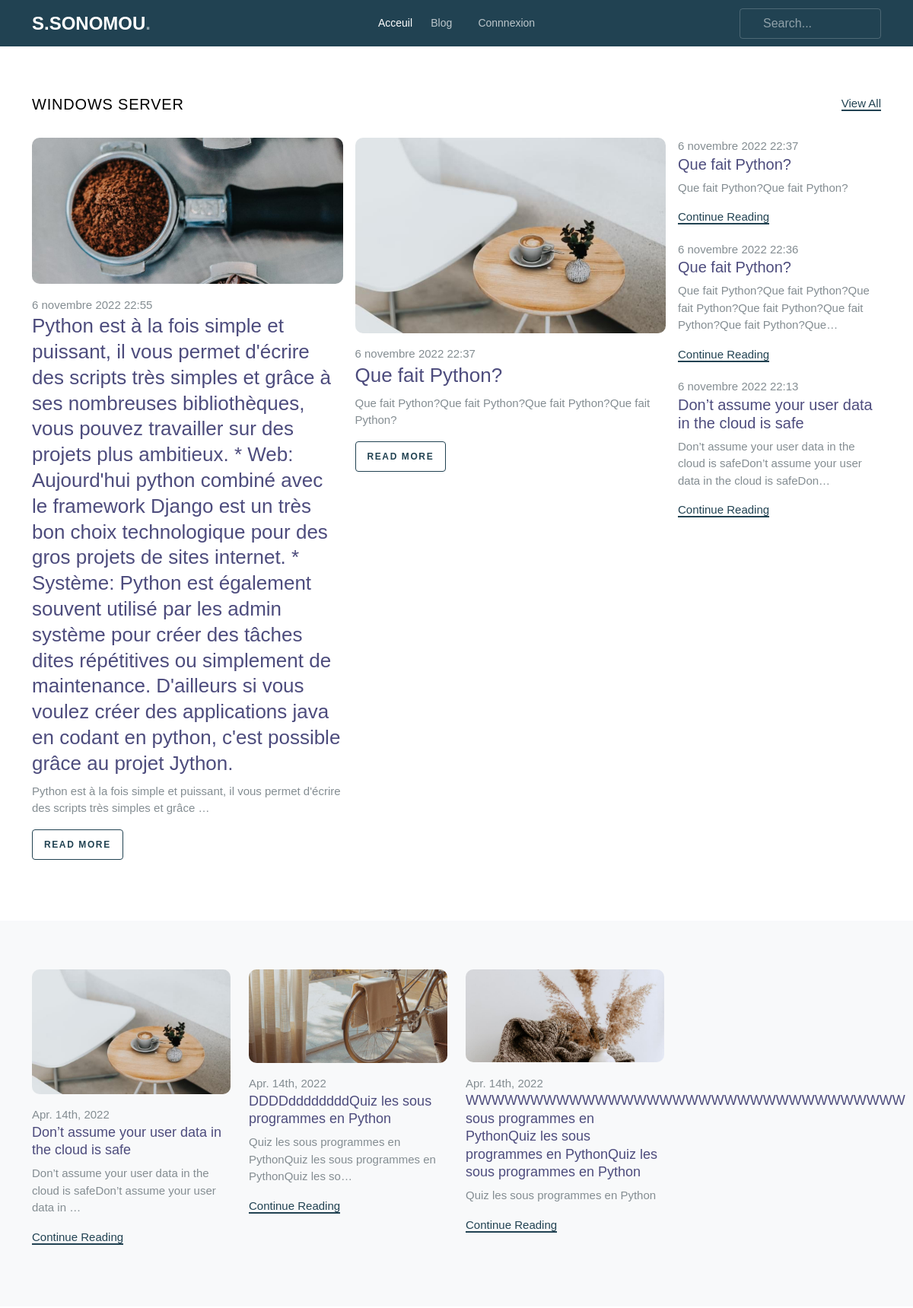
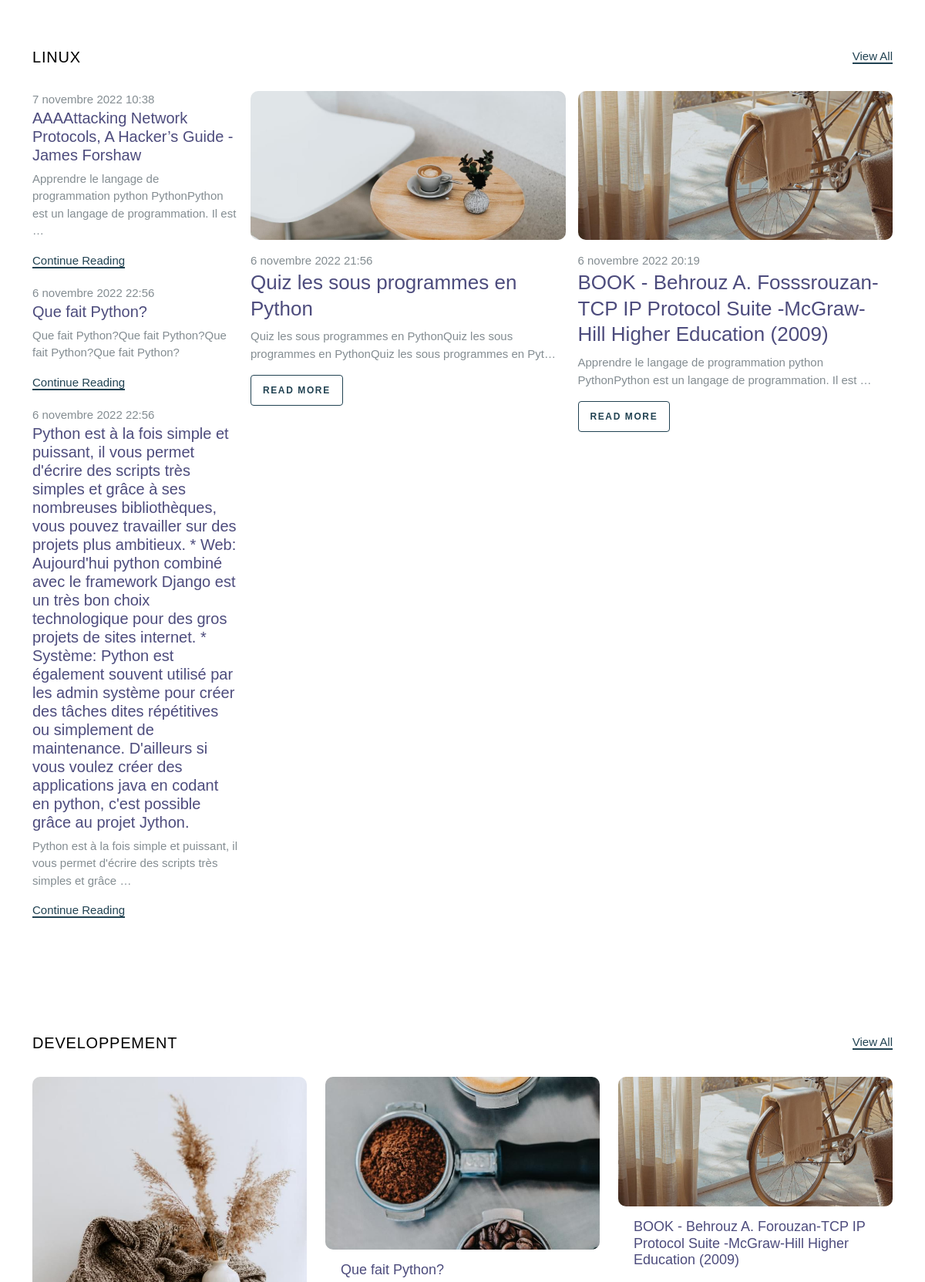
The page / (upper part) on the database its author committed (2 pictures, top to bottom).
### main/models.py (models this page shows, shortened)
class BaseModel(models.Model):
    uid=models.UUIDField(primary_key=True,default=uuid.uuid4,editable=False)
    created=models.DateField(auto_now_add=True,blank=True,null=True,verbose_name='Create date')
    updated=models.DateTimeField(auto_now=True,verbose_name='Update date')
    class Meta:
        abstract=True

class Article(BaseModel):
    CHOIX_CATEGORIE=(
        ('Developpement','Developpement'),
        ('Linux', 'Linux'),
        ('Windows Server', 'Windows Server'),
    )
    titre = models.CharField(max_length=1000, verbose_name='Titre')
    slug = models.SlugField(max_length=200, verbose_name='Slug')
    body = models.TextField(blank=True, null=True, verbose_name="Resume")
    description=QuillField(blank=True,null=True,verbose_name='Description')
    image = models.ImageField(upload_to='articles_images', blank=True, null=True, name="image", verbose_name='Image')
    bg = models.ImageField(upload_to='articles_images', blank=True, null=True)
    auteur = models.ForeignKey(CustomUser, on_delete=models.SET_NULL, blank=True, null=True, verbose_name='Auteur')
    categorie1=models.CharField(choices=CHOIX_CATEGORIE,default="Developpement",max_length=200,blank=True,null=True)
    categorie = models.ForeignKey(Categorie, on_delete=models.SET_NULL, null=True, blank=True,
                                  related_name='fk_categorie',
                                  verbose_name='Categorie')
    statut = models.BooleanField(default=False, verbose_name="Statut")
    class Meta:
        ordering = ['-created']
        verbose_name = "Article"

### main/views.py (the view)
# urls.py: path('', index, name='index'),
def index(request):
    recent_windows1=Article.objects.filter(categorie1='Windows Server').filter(statut=True).order_by('-updated')[:2]
    recent_windows2=Article.objects.filter(categorie1='Windows Server').filter(statut=True).order_by('-updated')[2:5]
    recent_windows3=Article.objects.filter(categorie1='Windows Server').filter(statut=True).order_by('-updated')[6:10]
    recent_linux1=Article.objects.filter(categorie1='Linux').filter(statut=True).order_by('-updated')[:3]
    recent_linux2=Article.objects.filter(categorie1='Linux').filter(statut=True).order_by('-updated')[3:5]
    recent_dev1=Article.objects.filter(categorie1='Developpement').filter(statut=True).order_by('-updated')[:9]
    recent_articles=Article.objects.filter(statut=True).order_by('-updated')[:3]
    categories=Categorie.objects.all()
    context = {
        'categories': categories,
        'recent_dev1':recent_dev1,
        'recent_linux1':recent_linux1,
        'recent_linux2':recent_linux2,
        'recent_windows1':recent_windows1,
        'recent_windows2':recent_windows2,
        'recent_windows3':recent_windows3,
        'recent_articles': recent_articles,
        }
    return render(request, "blog/index.html", context)

### templates/blog/index.html (shortened to what this page needs)
{% extends 'includes/_BaseClient.html' %}
{% block content %}
	{% include 'includes/_windows.html' %}
	{% include 'includes/_linux.html' %}
	{% include 'includes/_developpement.html' %}
{% endblock content %}

### templates/includes/_windows.html
	<section class="section posts-entry">
		<div class="container">
			<div class="row mb-4">
				<div class="col-sm-6">
					<h2 class="posts-entry-title">Windows Server</h2>
				</div>
				<div class="col-sm-6 text-sm-end"><a href="{% url 'articles'  %}" class="read-more">View All</a></div>
			</div>
			<div class="row g-3">
				<div class="col-md-9">
					<div class="row g-3">
						{% for article in recent_windows1 %}
						<div class="col-md-6">
							<div class="blog-entry">
								<a href="{% url 'detail_article' article.pk %}" class="img-link">
									{% if article.image  %}
									<img src="{{article.image.url}}" alt="Image" class="img-fluid">
									{% endif %}
								</a>
								<span class="date">{{article.updated}}</span>
								<h2><a href="{% url 'detail_article' article.pk %}">{{article.titre}}</a></h2>
								<p>{{article.body|truncatechars:100}}</p>
								<p><a href="{% url 'detail_article' article.pk %}" class="btn btn-sm btn-outline-primary">Read More</a></p>
							</div>
						</div>
						{% endfor %}
					</div>
				</div>
				<div class="col-md-3">
					<ul class="list-unstyled blog-entry-sm">
						{% for article in recent_windows2 %}
						<li>
							<span class="date">{{article.updated}}</span>
							<h3><a href="{% url 'detail_article' article.pk %}">{{article.titre}}</a></h3>
							<p>{{article.body|truncatechars:100}}</p>
							<p><a href="{% url 'detail_article' article.pk %}" class="read-more">Continue Reading</a></p>
						</li>
						{% endfor %}
					</ul>
				</div>
			</div>
		</div>
	</section>
	<section class="section posts-entry posts-entry-sm bg-light">
		<div class="container">
			<div class="row">
				{% for article in recent_windows3 %}
				<div class="col-md-6 col-lg-3">
					<div class="blog-entry">
						<a href="{% url 'detail_article' article.pk %}" class="img-link">
							{% if article.image  %}
							<img src="{{article.image.url}}" alt="Image" class="img-fluid">
							{% endif %}
						</a>
						<span class="date">Apr. 14th, 2022</span>
						<h2><a href="{% url 'detail_article' article.pk %}">{{article.titre}}</a></h2>
						<p>{{article.body|truncatechars:80}}</p>
						<p><a href="{% url 'detail_article' article.pk %}" class="read-more">Continue Reading</a></p>
					</div>
				</div>
				{% endfor %}
			</div>
		</div>
	</section>

### templates/includes/_linux.html
	<section class="section posts-entry">
		<div class="container">
			<div class="row mb-4">
				<div class="col-sm-6">
					<h2 class="posts-entry-title">Linux</h2>
				</div>
				<div class="col-sm-6 text-sm-end"><a href="{% url 'articles'  %}" class="read-more">View All</a></div>
			</div>
			<div class="row g-3">
				<div class="col-md-9 order-md-2">
					<div class="row g-3">
					{% for article in recent_linux2 %}
						<div class="col-md-6">
							<div class="blog-entry">
								{% if article.image  %}
								<a href="{% url 'detail_article' article.pk %}" class="img-link">
									<img src="{{article.image.url}}" alt="Image" class="img-fluid">
								</a>
								{% endif %}
								<span class="date">{{article.updated}}</span>
								<h2><a href="{% url 'detail_article' article.pk %}">{{article.titre}}</a></h2>
								<p>{{article.body|truncatechars:100}}</p>
								<p><a href="{% url 'detail_article' article.pk %}" class="btn btn-sm btn-outline-primary">Read More</a></p>
							</div>
						</div>
					{% endfor %}
					</div>
				</div>
				<div class="col-md-3">
					<ul class="list-unstyled blog-entry-sm">
						{% for article in recent_linux1 %}
						<li>
							<span class="date">{{article.updated}}</span>
							<h3><a href="{% url 'detail_article' article.pk %}">{{article.titre}}</a></h3>
							<p>{{article.body|truncatechars:100}}</p>
							<p><a href="{% url 'detail_article' article.pk %}" class="read-more">Continue Reading</a></p>
						</li>
						{% endfor %}
					</ul>
				</div>
			</div>
		</div>
	</section>

### templates/includes/_developpement.html (shortened to what this page needs)
<section class="section">
		<div class="container">
			<div class="row mb-4">
				<div class="col-sm-6">
					<h2 class="posts-entry-title">Developpement</h2>
				</div>
				<div class="col-sm-6 text-sm-end"><a href="{% url 'articles'  %}" class="read-more">View All</a></div>
			</div>
			<div class="row">
				{% for article in recent_dev1 %}
				<div class="col-lg-4 mb-4">
					<div class="post-entry-alt">
						{% if article.image  %}
						<a href="{% url 'detail_article' article.pk %}" class="img-link">
							<img src="{{article.image.url}}" alt="{{article.titre}}" class="img-fluid">
						</a>
						{% endif %}
						<div class="excerpt">
							<h2><a href="{% url 'detail_article' article.pk %}">{{article.titre}}</a></h2>
						</div>
					</div>
				</div>
				{% endfor %}
			</div>
		</div>
	</section>

### rows shown on the page
Article: image (picture), updated "6 novembre 2022 22:55", titre "Python est à la fois simple et puissant, il vous permet d'écrire des scripts très simples et grâce à ses nombreuses bibliothèques, vous pouvez travailler sur des projets plus ambitieux. * Web: Aujourd'hui python combiné avec le framework Django est un très bon choix technologique pour des gros projets de sites internet. * Système: Python est également souvent utilisé par les admin système pour créer des tâches dites répétitives ou simplement de maintenance. D'ailleurs si vous voulez créer des applications java en codant en python, c'est possible grâce au projet Jython.", body "Python est à la fois simple et puissant, il vous permet d'écrire des scripts très simples et grâce …"
Article: image (picture), updated "6 novembre 2022 22:37", titre "Que fait Python?", body "Que fait Python?Que fait Python?Que fait Python?Que fait Python?"
Article: updated "6 novembre 2022 22:37", titre "Que fait Python?", body "Que fait Python?Que fait Python?"
Article: updated "6 novembre 2022 22:36", titre "Que fait Python?", body "Que fait Python?Que fait Python?Que fait Python?Que fait Python?Que fait Python?Que fait Python?Que…"
Article: updated "6 novembre 2022 22:13", titre "Don’t assume your user data in the cloud is safe", body "Don’t assume your user data in the cloud is safeDon’t assume your user data in the cloud is safeDon…"
Article: image (picture), titre "Don’t assume your user data in the cloud is safe", body "Don’t assume your user data in the cloud is safeDon’t assume your user data in …"
Article: image (picture), titre "DDDDddddddddQuiz les sous programmes en Python", body "Quiz les sous programmes en PythonQuiz les sous programmes en PythonQuiz les so…"
Article: image (picture), titre "WWWWWWWWWWWWWWWWWWWWWWWWWWWWWWWWWW sous programmes en PythonQuiz les sous programmes en PythonQuiz les sous programmes en Python", body "Quiz les sous programmes en Python"
Article: image (picture), updated "6 novembre 2022 21:56", titre "Quiz les sous programmes en Python", body "Quiz les sous programmes en PythonQuiz les sous programmes en PythonQuiz les sous programmes en Pyt…"
Article: image (picture), updated "6 novembre 2022 20:19", titre "BOOK - Behrouz A. Fosssrouzan-TCP IP Protocol Suite -McGraw-Hill Higher Education (2009)", body "Apprendre le langage de programmation python PythonPython est un langage de programmation. Il est …"
Article: updated "7 novembre 2022 10:38", titre "AAAAttacking Network Protocols, A Hacker’s Guide - James Forshaw", body "Apprendre le langage de programmation python PythonPython est un langage de programmation. Il est …"
Article: updated "6 novembre 2022 22:56", titre "Que fait Python?", body "Que fait Python?Que fait Python?Que fait Python?Que fait Python?"
Article: updated "6 novembre 2022 22:56", titre "Python est à la fois simple et puissant, il vous permet d'écrire des scripts très simples et grâce à ses nombreuses bibliothèques, vous pouvez travailler sur des projets plus ambitieux. * Web: Aujourd'hui python combiné avec le framework Django est un très bon choix technologique pour des gros projets de sites internet. * Système: Python est également souvent utilisé par les admin système pour créer des tâches dites répétitives ou simplement de maintenance. D'ailleurs si vous voulez créer des applications java en codant en python, c'est possible grâce au projet Jython.", body "Python est à la fois simple et puissant, il vous permet d'écrire des scripts très simples et grâce …"
Article: image (picture)
Article: image (picture), titre "Que fait Python?"
Article: image (picture), titre "BOOK - Behrouz A. Forouzan-TCP IP Protocol Suite -McGraw-Hill Higher Education (2009)"
